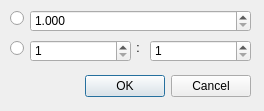
<?xml version="1.0" encoding="UTF-8"?>
<ui version="4.0">
 <class>AspectRatioChooser</class>
 <widget class="QDialog" name="AspectRatioChooser">
  <property name="geometry">
   <rect>
    <x>0</x>
    <y>0</y>
    <width>264</width>
    <height>111</height>
   </rect>
  </property>
  <property name="windowTitle">
   <string>Custom Aspect Ratio</string>
  </property>
  <widget class="QDialogButtonBox" name="buttonBox">
   <property name="geometry">
    <rect>
     <x>70</x>
     <y>70</y>
     <width>181</width>
     <height>32</height>
    </rect>
   </property>
   <property name="orientation">
    <enum>Qt::Horizontal</enum>
   </property>
   <property name="standardButtons">
    <set>QDialogButtonBox::Cancel|QDialogButtonBox::Ok</set>
   </property>
  </widget>
  <widget class="QLabel" name="label">
   <property name="geometry">
    <rect>
     <x>130</x>
     <y>40</y>
     <width>16</width>
     <height>16</height>
    </rect>
   </property>
   <property name="text">
    <string>:</string>
   </property>
   <property name="alignment">
    <set>Qt::AlignCenter</set>
   </property>
  </widget>
  <widget class="QSpinBox" name="numericUpDown2">
   <property name="geometry">
    <rect>
     <x>30</x>
     <y>40</y>
     <width>101</width>
     <height>22</height>
    </rect>
   </property>
   <property name="minimum">
    <number>1</number>
   </property>
   <property name="maximum">
    <number>10000000</number>
   </property>
  </widget>
  <widget class="QSpinBox" name="numericUpDown3">
   <property name="geometry">
    <rect>
     <x>150</x>
     <y>40</y>
     <width>101</width>
     <height>22</height>
    </rect>
   </property>
   <property name="minimum">
    <number>1</number>
   </property>
   <property name="maximum">
    <number>10000000</number>
   </property>
  </widget>
  <widget class="QDoubleSpinBox" name="numericUpDown1">
   <property name="geometry">
    <rect>
     <x>30</x>
     <y>10</y>
     <width>221</width>
     <height>22</height>
    </rect>
   </property>
   <property name="decimals">
    <number>3</number>
   </property>
   <property name="minimum">
    <double>1.000000000000000</double>
   </property>
   <property name="maximum">
    <double>10.000000000000000</double>
   </property>
  </widget>
  <widget class="QRadioButton" name="radioButton">
   <property name="geometry">
    <rect>
     <x>10</x>
     <y>10</y>
     <width>16</width>
     <height>17</height>
    </rect>
   </property>
   <property name="text">
    <string/>
   </property>
  </widget>
  <widget class="QRadioButton" name="radioButton_2">
   <property name="geometry">
    <rect>
     <x>10</x>
     <y>40</y>
     <width>16</width>
     <height>17</height>
    </rect>
   </property>
   <property name="text">
    <string/>
   </property>
  </widget>
 </widget>
 <resources/>
 <connections>
  <connection>
   <sender>buttonBox</sender>
   <signal>accepted()</signal>
   <receiver>AspectRatioChooser</receiver>
   <slot>accept()</slot>
   <hints>
    <hint type="sourcelabel">
     <x>248</x>
     <y>254</y>
    </hint>
    <hint type="destinationlabel">
     <x>157</x>
     <y>274</y>
    </hint>
   </hints>
  </connection>
  <connection>
   <sender>buttonBox</sender>
   <signal>rejected()</signal>
   <receiver>AspectRatioChooser</receiver>
   <slot>reject()</slot>
   <hints>
    <hint type="sourcelabel">
     <x>316</x>
     <y>260</y>
    </hint>
    <hint type="destinationlabel">
     <x>286</x>
     <y>274</y>
    </hint>
   </hints>
  </connection>
 </connections>
</ui>
